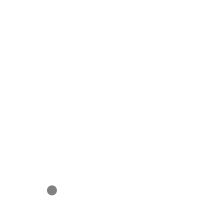
Frame 1 (no input)
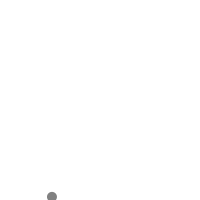
Frame 60 (the mouse pressed at the canvas centre just before this capture)
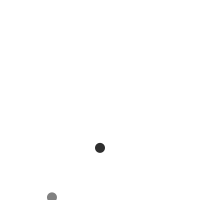
Frame 120 (the mouse held since frame 60 and released just before this capture)

The Processing sketch that drew these frames (run headless with seeded random() and noise(); from frame 60 on, the mouse is pressed at the canvas centre):

// Processing sketch: processing_19000
// ── processing_19000.pde

Ball[] balls = new Ball[1];
float gravity = 0.1;
float xSpeed = 0;
float ySpeed = 0;

void setup() {
  size(200,200);
  smooth();
  frameRate(30);
  for (int i=0; i < balls.length; i++) {
    balls[i] = new Ball(color(random(200)),random(width),random(height),10,0,0);
  }
}

void draw() {
  background(255);
  if ( mouseX-pmouseX > 0 ) {
    xSpeed = abs(mouseX-pmouseX);
  } else {
    xSpeed = -abs(mouseX-pmouseX);
  }
  
  if ( mouseY-pmouseY > 0 ) {
    ySpeed = abs(mouseY-pmouseY);
  } else {
    ySpeed = -abs(mouseY-pmouseY);
  }
  
  println(xSpeed);
  
  for (int i=0; i < balls.length; i++) {
    balls[i].gravity();
    balls[i].move();
    balls[i].display();
  }
}

void mousePressed() {
  Ball b = new Ball(color(random(200)),mouseX,mouseY,10,xSpeed,ySpeed);
  balls = (Ball[]) append(balls,b);
}



class Ball {
  float x;
  float y;
  float speedY;
  float speedX;
  float w;
  color c;

  Ball(color c_, float x_, float y_, float w_, float speedX_, float speedY_) {
    x = x_;
    y = y_;
    w = w_;
    speedY = speedY_;
    speedX = speedX_;
    c = c_;
  }

  void gravity() {
    speedY = speedY + gravity;
  }

  void display() {
    fill(c);
    noStroke();
    ellipse(x,y,w,w);
  }

  void move() {
    y = y + speedY;
    if (y > height) {
      speedY = speedY *-0.95;
      y = height;
    }
    x = x + speedX;
    if (x > width) {
      speedX = speedX *-1;
      x = width;
    }
    if (x < 0) {
      speedX = speedX *-1;
      x = 0;
    }
  }
}
